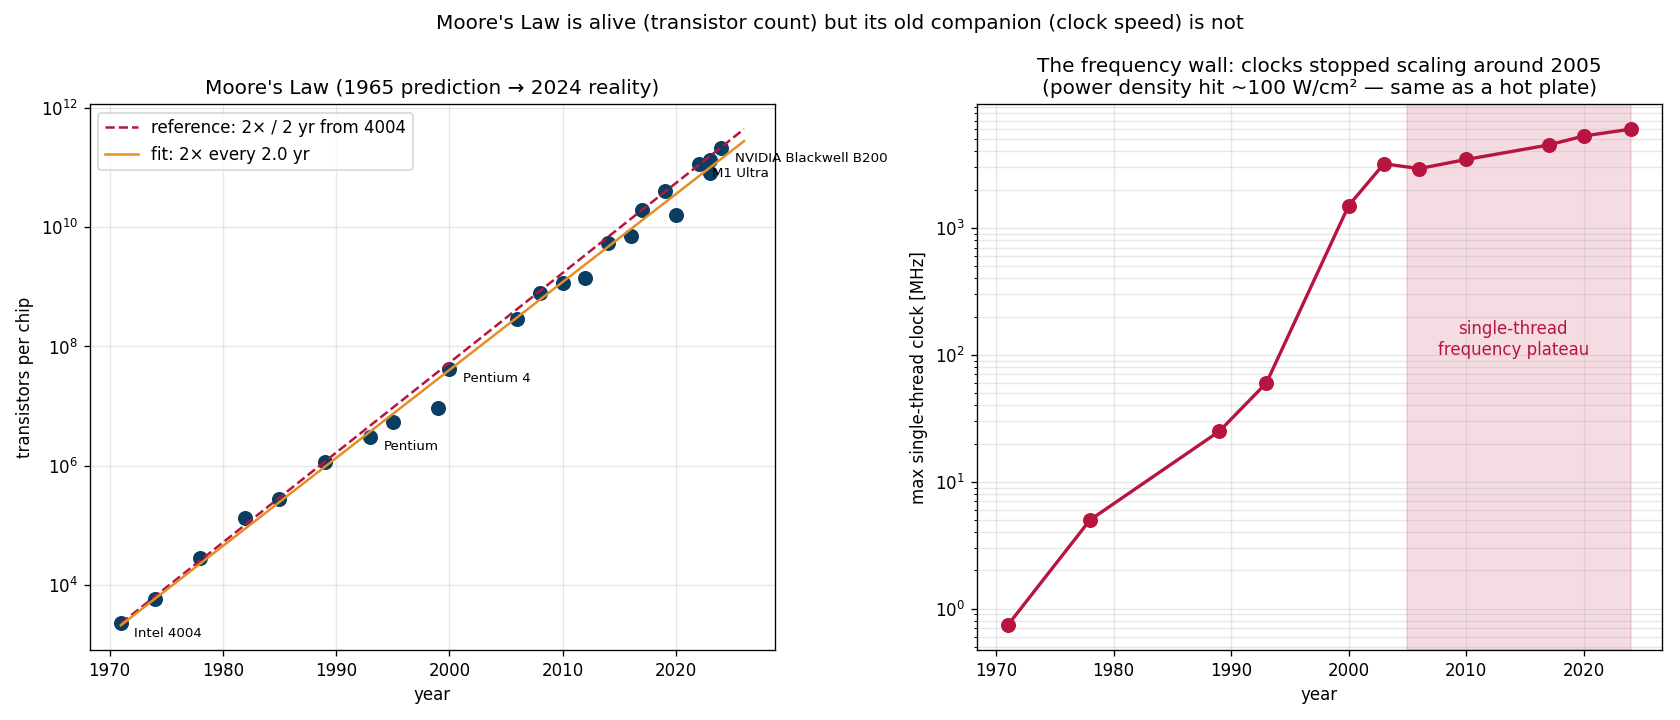

Write Python code to recreate this figure.
"""
Chapter 6.5 - Moore's Law (1965-2024): is it dead yet?

Phenomenon
----------
In 1965 Gordon Moore wrote a 4-page article in *Electronics* magazine
predicting that the number of components per IC would double every year
(later revised to ~every two years).  The "law" turned into a *target*
that the industry organized itself around for 60 years.

The plot below shows real CPUs (Intel, AMD, IBM, Apple, NVIDIA GPUs) over
time.  The line is still climbing, but:
  - Single-thread frequency is flat since ~2005 (the "frequency wall")
  - Single-die transistor counts keep rising via more cores + 3D stacking
  - Energy per op keeps falling (Koomey's law), but slower than before
"""
import numpy as np
import matplotlib.pyplot as plt
import os

# Approximate transistor counts of selected milestones
# (year, transistors, name)
chips = [
    (1971, 2300,        "Intel 4004"),
    (1974, 6000,        "Intel 8080"),
    (1978, 29000,       "Intel 8086"),
    (1982, 134000,      "i286"),
    (1985, 275000,      "i386"),
    (1989, 1180000,     "i486"),
    (1993, 3.1e6,       "Pentium"),
    (1995, 5.5e6,       "Pentium Pro"),
    (1999, 9.5e6,       "Pentium III"),
    (2000, 42e6,        "Pentium 4"),
    (2006, 291e6,       "Core 2 Duo"),
    (2008, 781e6,       "Core i7"),
    (2010, 1.17e9,      "Westmere-EX"),
    (2012, 1.4e9,       "Ivy Bridge-EX"),
    (2014, 5.5e9,       "18-core Haswell"),
    (2016, 7.2e9,       "22-core Broadwell"),
    (2017, 19.2e9,      "32-core Epyc"),
    (2019, 39.5e9,      "AWS Graviton2"),
    (2020, 16e9,        "Apple M1"),
    (2022, 114e9,       "M1 Ultra"),
    (2023, 134e9,       "M2 Ultra"),
    (2023, 80e9,        "NVIDIA H100 GPU"),
    (2024, 208e9,       "NVIDIA Blackwell B200"),
]

years = np.array([c[0] for c in chips])
trans = np.array([c[1] for c in chips])
names = [c[2] for c in chips]

# Fit a line in log space:  log(T) = a*(year-1971) + b
# Doubling every ~2 years means slope = log10(2)/2 ≈ 0.15 per year
log_t = np.log10(trans)
slope, intercept = np.polyfit(years, log_t, 1)
doubling_period = np.log10(2) / slope

# Reference line: 2-year doubling from the 4004
ref_years = np.linspace(years.min(), years.max() + 2, 100)
ref_2yr   = 2300 * 2 ** ((ref_years - 1971) / 2)

# ---------- Plot ----------
fig, axes = plt.subplots(1, 2, figsize=(14, 6))

ax = axes[0]
ax.semilogy(years, trans, "o", ms=8, color="#0a3d62")
ax.semilogy(ref_years, ref_2yr, "--", color="#b71540", lw=1.5,
            label=f"reference: 2× / 2 yr from 4004")
ax.semilogy(ref_years, 10 ** (slope * ref_years + intercept), "-",
            color="#e58e26", lw=1.5, label=f"fit: 2× every {doubling_period:.1f} yr")
for y, t, name in chips:
    if name in ("Intel 4004", "Pentium 4", "M1 Ultra", "NVIDIA Blackwell B200", "Pentium"):
        ax.annotate(name, (y, t), textcoords="offset points", xytext=(8, -8), fontsize=8)
ax.set_xlabel("year"); ax.set_ylabel("transistors per chip")
ax.set_title("Moore's Law (1965 prediction → 2024 reality)")
ax.legend(); ax.grid(alpha=0.3, which="both")

# Frequency stagnation since 2005
freq_chips = [
    (1971, 0.74,   "4004"),
    (1978, 5,      "8086"),
    (1989, 25,     "486"),
    (1993, 60,     "Pentium"),
    (2000, 1500,   "Pentium 4"),
    (2003, 3200,   "P4 Prescott"),
    (2006, 2933,   "Core 2 Duo"),
    (2010, 3460,   "Core i7"),
    (2017, 4500,   "i7-7700K"),
    (2020, 5300,   "i9-10900K"),
    (2024, 6000,   "i9-14900KS"),
]
fy = np.array([c[0] for c in freq_chips])
ff = np.array([c[1] for c in freq_chips])

ax = axes[1]
ax.plot(fy, ff, "o-", color="#b71540", ms=8, lw=2)
ax.set_yscale("log")
ax.set_xlabel("year"); ax.set_ylabel("max single-thread clock [MHz]")
ax.set_title("The frequency wall: clocks stopped scaling around 2005\n"
             "(power density hit ~100 W/cm² — same as a hot plate)")
ax.axvspan(2005, 2024, alpha=0.15, color="#b71540")
ax.text(2014, 100, "single-thread\nfrequency plateau", color="#b71540",
        ha="center", fontsize=10)
ax.grid(alpha=0.3, which="both")

fig.suptitle("Moore's Law is alive (transistor count) but its old companion (clock speed) is not",
             fontsize=12)
fig.tight_layout()
out_path = os.path.join(os.path.dirname(__file__), "moores_law.png")
fig.savefig(out_path, dpi=120)
print(f"saved {out_path}")
